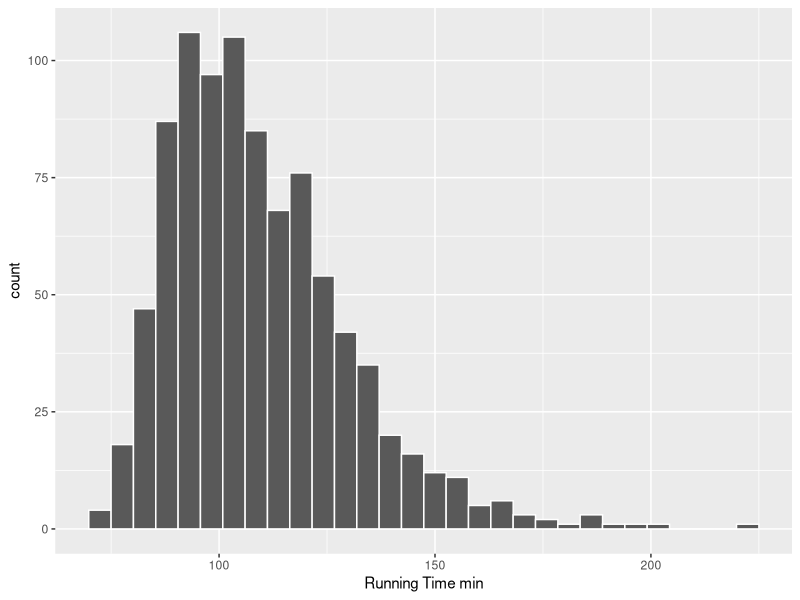
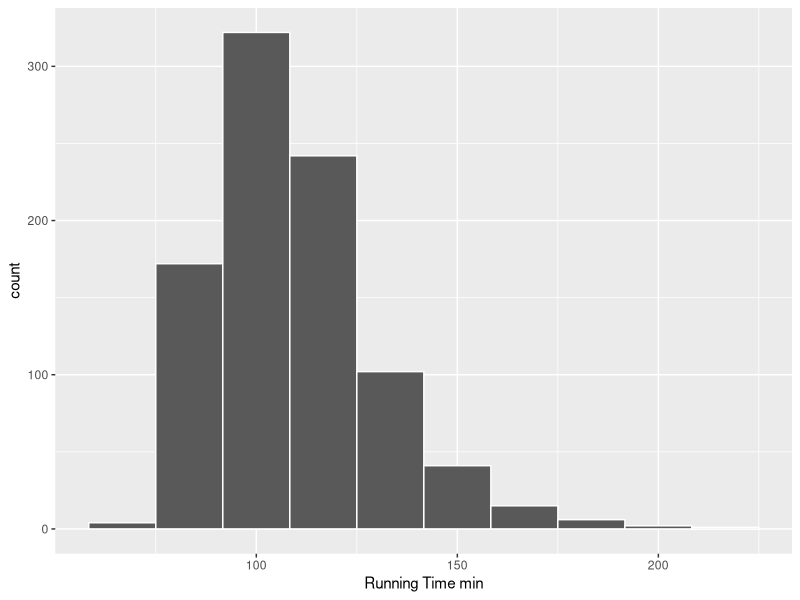
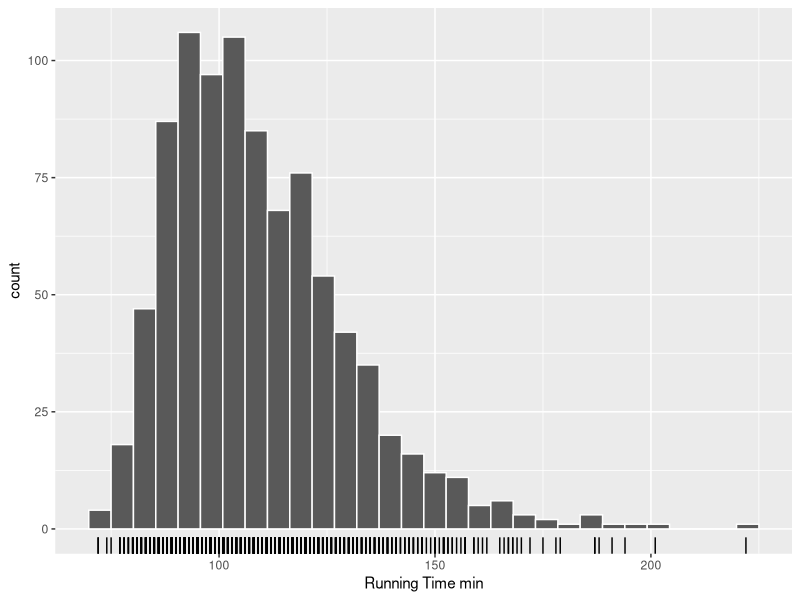
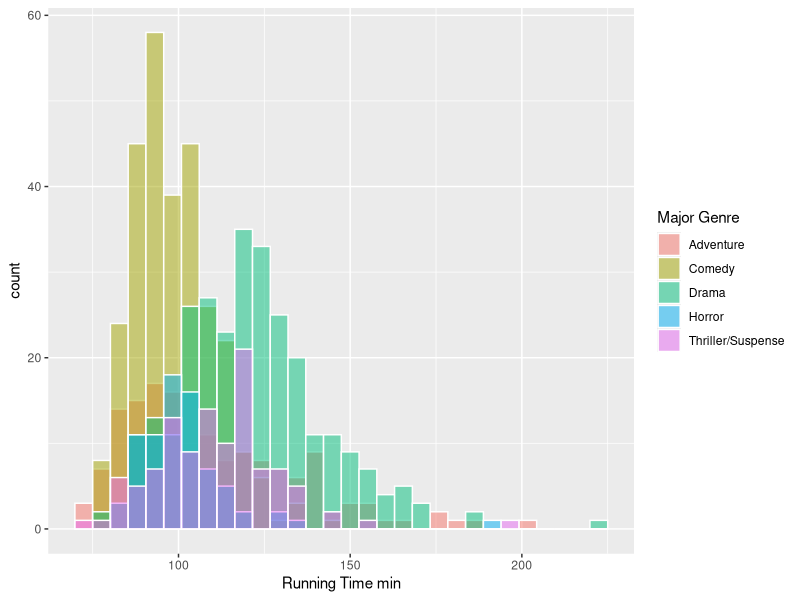
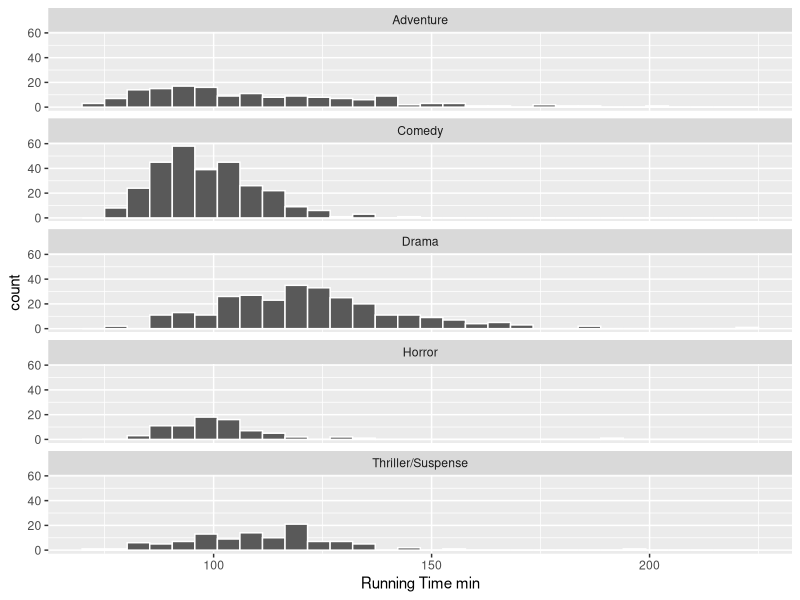

These figures' R source, in order:
## ---- chunk 1
#| label: runtime-histogram-gg
#| message: false
library(ggplot2)

movies <- readr::read_csv('data/movies.csv')
ggplot(movies, aes(x= `Running Time min`)) +
    geom_bar(stat = "bin", color = 'white')
## ---- chunk 2
#| label: runtime-histogram-bins-gg
#| message: false
ggplot(movies, aes(x= `Running Time min`)) +
    geom_histogram(bins = 10, color = 'white')
## ---- chunk 3
#| label: runtime-histogram-rug-gg
ggplot(movies, aes(x = `Running Time min`)) +
    geom_histogram(color = 'white') +
    geom_rug()
## ---- chunk 4
ggplot(movies, aes(x = `Running Time min`, fill = `Major Genre`)) +
   geom_histogram(color = 'white', position = 'identity', alpha = 0.5)
## ---- chunk 5
#| fig-height: 6
ggplot(movies, aes(x = `Running Time min`)) +
   geom_histogram(color = 'white') +
   facet_wrap(vars(`Major Genre`), ncol=1)
